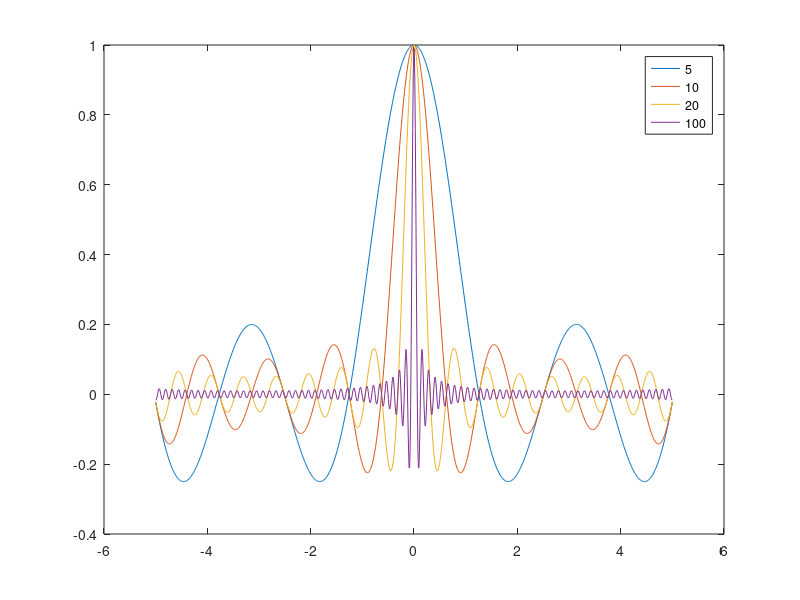

Recreate this plot in MATLAB.
N = [5, 10, 20, 100];
n = 1000;
x = linspace(-5, 5, n);
y = zeros(4, n);

for i = 1:4
    for j = 1:n
        y(i ,j) = sin(x(j)*N(i)/2)/(N(i)*sin(x(j)/2));
    end
end

plot(x, y);
legend("5", "10", "20", "100");